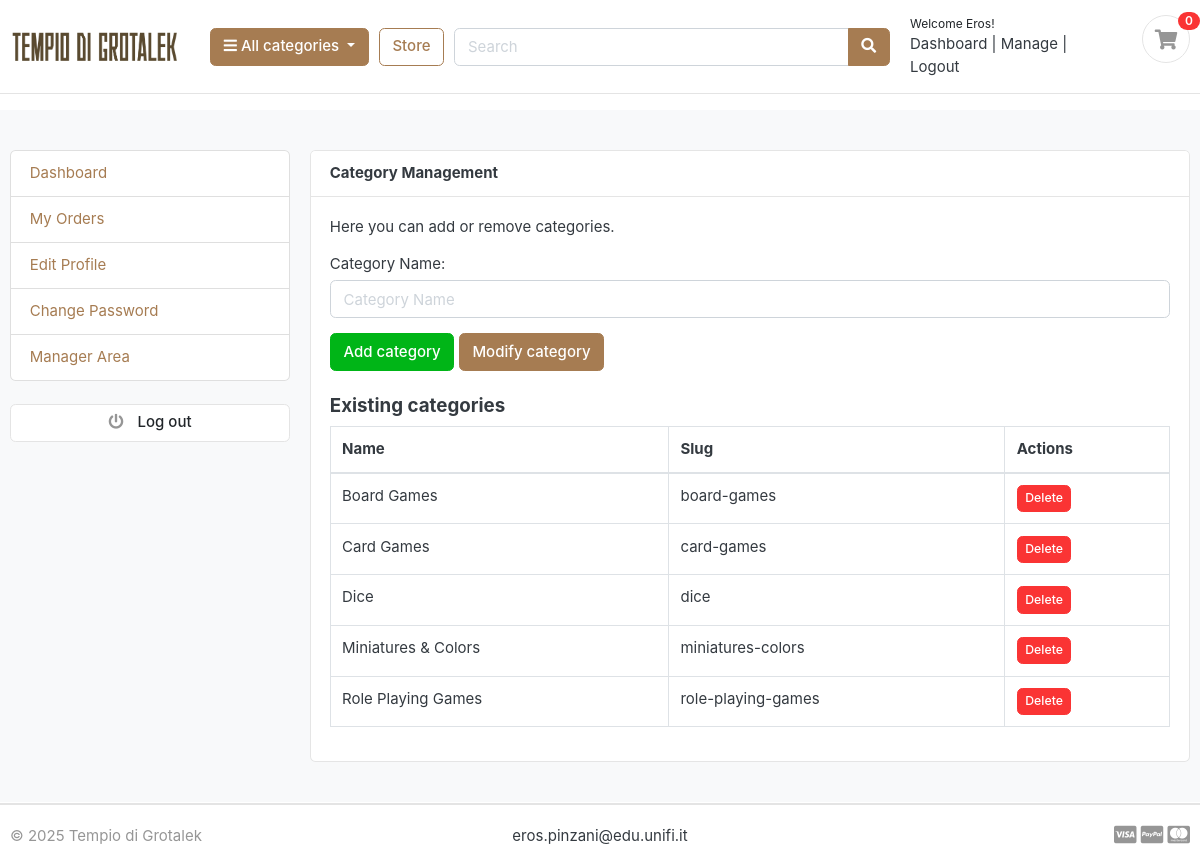
/accounts/manager_categories/ (signed in), run on the app's committed database.
### Accounts/models.py (models this page shows, shortened)
class Account(AbstractBaseUser):
    first_name = models.CharField(max_length=50)
    last_name = models.CharField(max_length=50)
    username = models.CharField(max_length=50, unique=True)
    email = models.EmailField(max_length=100, unique=True)
    phone_number = models.CharField(max_length=50)
    date_joined = models.DateTimeField(auto_now_add=True)
    last_login = models.DateTimeField(auto_now_add=True)
    is_admin = models.BooleanField(default=False)
    is_staff = models.BooleanField(default=False)
    is_active = models.BooleanField(default=False)
    is_superadmin = models.BooleanField(default=False)
    is_manager = models.BooleanField(default=False)  # True se utente è manager
    USERNAME_FIELD = 'email'
    REQUIRED_FIELDS = ['username', 'first_name', 'last_name']
    objects = MyAccountManager()

### Category/models.py (models this page shows, shortened)
class Category(models.Model):
    category_name = models.CharField(max_length=50, unique=True)
    slug = models.SlugField(max_length=100, unique=True)
    class Meta:
        verbose_name = 'Category'
        verbose_name_plural = 'Categories'
    def get_url(self):
        return reverse('products_by_category', args=[self.slug])

### Accounts/views.py (the view)
# urls.py: path('manager_categories/', views.manager_categories, name='manager_categories'),
@login_required(login_url='login')
def manager_categories(request):
    if not request.user.is_authenticated or not request.user.is_manager:
        return redirect('dashboard')
    categories = Category.objects.all().order_by('category_name')
    if request.method == 'POST':
        if 'add_category' in request.POST:
            form = CategoryForm(request.POST)
            if form.is_valid():
                category = form.save(commit=False)
                category.slug = slugify(category.category_name)
                category.save()
                messages.success(request, 'Category added successfully.')
                return redirect('manager_categories')
        elif 'delete_category' in request.POST:
            category_id = request.POST.get('category_id')
            category = Category.objects.get(id=category_id)
            category.delete()
            messages.success(request, 'Category and all related products have been deleted.')
            return redirect('manager_categories')
        elif 'save_modify_category' in request.POST:
            cat_id = request.POST.get('modify_category_id')
            new_name = request.POST.get('modify_category_name')
            if cat_id and new_name:
                category = get_object_or_404(Category, id=cat_id)
                category.category_name = new_name
                category.slug = slugify(new_name)
                category.save()
                messages.success(request, 'Category updated successfully.')
                return redirect('manager_categories')
    else:
        form = CategoryForm()
    context = {
        'categories': categories,
        'form': form,
    }
    return render(request, 'accounts/manager_categories.html', context)

### Category/forms.py
class CategoryForm(forms.ModelForm):
    class Meta:
        model = Category
        fields = ['category_name']
        labels = {
            'category_name': 'Category Name',
        }
        widgets = {
            'category_name': forms.TextInput(attrs={'class': 'form-control', 'placeholder': 'Category Name'}),
        }

### Carts/context_processors.py (called while the page is built)
def counter(request):
    cart_count = 0
    if 'admin' in request.path:
        return {}
    else:
        try:
            cart = Cart.objects.filter(cart_id=_cart_id(request))
            if request.user.is_authenticated:
                cart_items = CartItem.objects.all().filter(user=request.user)
            else:
                cart_items = CartItem.objects.all().filter(cart=cart[:1])
            for cart_item in cart_items:
                cart_count += cart_item.quantity
        except Cart.DoesNotExist:
            cart_count = 0
    return dict(cart_count=cart_count)

### Carts/views.py (called while the page is built)
def _cart_id(request):
    cart = request.session.session_key
    if not cart:
        cart = request.session.create()
    return cart

### Category/context_processors.py (called while the page is built)
def menu_links(request):
    links = Category.objects.all()
    return dict(links=links)

### templates/accounts/manager_categories.html (shortened to what this page needs)
{% extends 'base.html' %}
{% block content %}
<section class="section-conten padding-y bg">
    <div class="container">
        <div class="row">
            {% include 'includes/dashboard_sidebar.html' %}
            <main class="col-md-9">
                <article class="card">
                    <header class="card-header">
                        <strong>Category Management</strong>
                    </header>
                    <div class="card-body">
                        <p>Here you can add or remove categories.</p>
                        <form method="post" class="mb-4" id="add-category-form">
                            {{ form.as_p }}
                            <button type="submit" name="add_category" class="btn btn-success">Add category</button>
                            <button type="button" id="show-modify-category" class="btn btn-primary ms-2">Modify category</button>
                        </form>
                        <h5>Existing categories</h5>
                        <table class="table table-bordered">
                            <thead>
                                <tr>
                                    <th>Name</th>
                                    <th>Slug</th>
                                    <th>Actions</th>
                                </tr>
                            </thead>
                            <tbody>
                                {% for category in categories %}
                                <tr>
                                    <td>{{ category.category_name }}</td>
                                    <td>{{ category.slug }}</td>
                                    <td>
                                        <form method="post" style="display:inline;">
                                            <button type="submit" name="delete_category" class="btn btn-danger btn-sm" onclick="return confirm('Are you sure you want to delete this category and all related products?');">Delete</button>
                                        </form>
                                    </td>
                                </tr>
                                {% empty %}
                                <tr><td colspan="3">No categories found.</td></tr>
                                {% endfor %}
                            </tbody>
                        </table>
                    </div>
                </article>
            </main>
        </div>
    </div>
</section>
{% endblock %}

### templates/includes/navbar.html (shortened to what this page needs)
{% load static %}
<header class="section-header">
    <section class="header-main border-bottom navbar-texture">
        <div class="container">
            <div class="row align-items-center">
                <div class="col-lg-2 col-md-3 col-6">
                    <a href="{% url 'home' %}" class="brand-wrap">
                        <img class="logo" src="{% static '/images/Tempio_di_Grotalek.png' %}" alt="Logo">
                    </a>
                </div>
                <div class="col-lg col-sm col-md col-6 flex-grow-0">
                    <div class="category-wrap dropdown d-inline-block float-right">
                        <button type="button" class="btn btn-primary dropdown-toggle" data-toggle="dropdown">
                            <i class="fa fa-bars"></i> All categories
                        </button>
                    </div>
                </div>
                <a href="{% url 'store' %}" class="btn btn-outline-primary">Store</a>
                <div class="col-lg  col-md-6 col-sm-12 col">
                    <form action="{% url 'search' %}" class="search" method='GET'>
                        <div class="input-group w-100">
                            <input type="text" class="form-control" style="width:60%;" placeholder="Search"
                                   name="keyword">
                            <div class="input-group-append">
                                <button class="btn btn-primary" type="submit">
                                    <i class="fa fa-search"></i>
                                </button>
                            </div>
                        </div>
                    </form>
                </div>
                <div class="col-lg-3 col-sm-6 col-8 order-2 order-lg-3">
                    <div class="d-flex justify-content-end mb-3 mb-lg-0">
                        {% if user.id is None %}
                            <div class="widget-header">
                                <small class="title text-dark">Welcome guest!</small>
                                <div>
                                    <a href="{% url 'login' %}">Sign in</a> <span class="dark-transp"> | </span>
                                    <a href="{% url 'register' %}"> Register</a>
                                </div>
                            </div>
                        {% else %}
                            <div class="widget-header">
                                <small class="title text-dark">Welcome {{ user.first_name }}!</small>
                                <div>
                                    <a href="{% url 'dashboard' %}">Dashboard</a> <span class="dark-transp"> | </span>
                                    {% if user.is_manager %}
                                        <a href="{% url 'manager_dashboard' %}">Manage</a> <span class="dark-transp"> | </span>
                                    {% endif %}
                                    <a href="{% url 'logout' %}"> Logout</a>
                                </div>
                            </div>
                        {% endif %}
                        <a href="{% url 'cart' %}" class="widget-header pl-3 ml-3">
                            <div class="icon icon-sm rounded-circle border"><i class="fa fa-shopping-cart"></i></div>
                            <span class="badge badge-pill badge-danger notify">{{ cart_count }}</span>
                        </a>
                    </div>
                </div>
            </div>
        </div>
    </section>
</header>

### Ecommerce/static/css/ui.css (style rules this page uses)
html { font-family: "Inter", sans-serif; font-size: 15px; }
.icon-xs, .icon-sm, .icon-md, .icon-lg { display: inline-block; text-align: center; flex-shrink: 0; flex-grow: 0; }
.icon-sm { width: 48px; height: 48px; line-height: 48px !important; font-size: 20px; }
.padding-y { padding-top: 40px; padding-bottom: 40px; }
article:after, .form-group:after { display: block; clear: both; content: ""; }
.bg { background-color: #f8f9fa; }
.header-main { position: relative; padding-top: 1rem; padding-bottom: 1rem; }
.brand-wrap .logo, .navbar-brand .logo { margin-right: 7px; max-height: 42px; display: inline-block; }
.widget-header { display: inline-block; vertical-align: middle; position: relative; }
.widget-header a { color: #343a40; }
.widget-header i { color: #969696; }
.widget-header .title { display: block; }
.widget-header .notify { position: absolute; top: -3px; right: -10px; }
header.section-header { position: fixed; top: 0; left: 0; width: 100%; z-index: 101; }
html, body { height: 100%; }
body { min-height: 100vh; display: flex; flex-direction: column; padding-top: 110px; }
main { flex: 1 0 auto; }
.notify { position: absolute; top: -4px; right: -10px; display: inline-block; padding: 0.25em 0.6em; font-size: 12px; line-height: 1; text-align: center; border-radius: 3rem; color: #fff; background-color: #fa3434; }
.navbar-texture, .footer-texture { background-image: url('../images/navbar-bg.png'); background-size: cover; background-repeat: repeat; }

### data on the page
Account: first_name "Eros"
Category: category_name "Board Games", slug "board-games"
Category: category_name "Card Games", slug "card-games"
Category: category_name "Dice", slug "dice"
Category: category_name "Miniatures & Colors", slug "miniatures-colors"
Category: category_name "Role Playing Games", slug "role-playing-games"

### other printed values
{{ cart_count }} "0"
